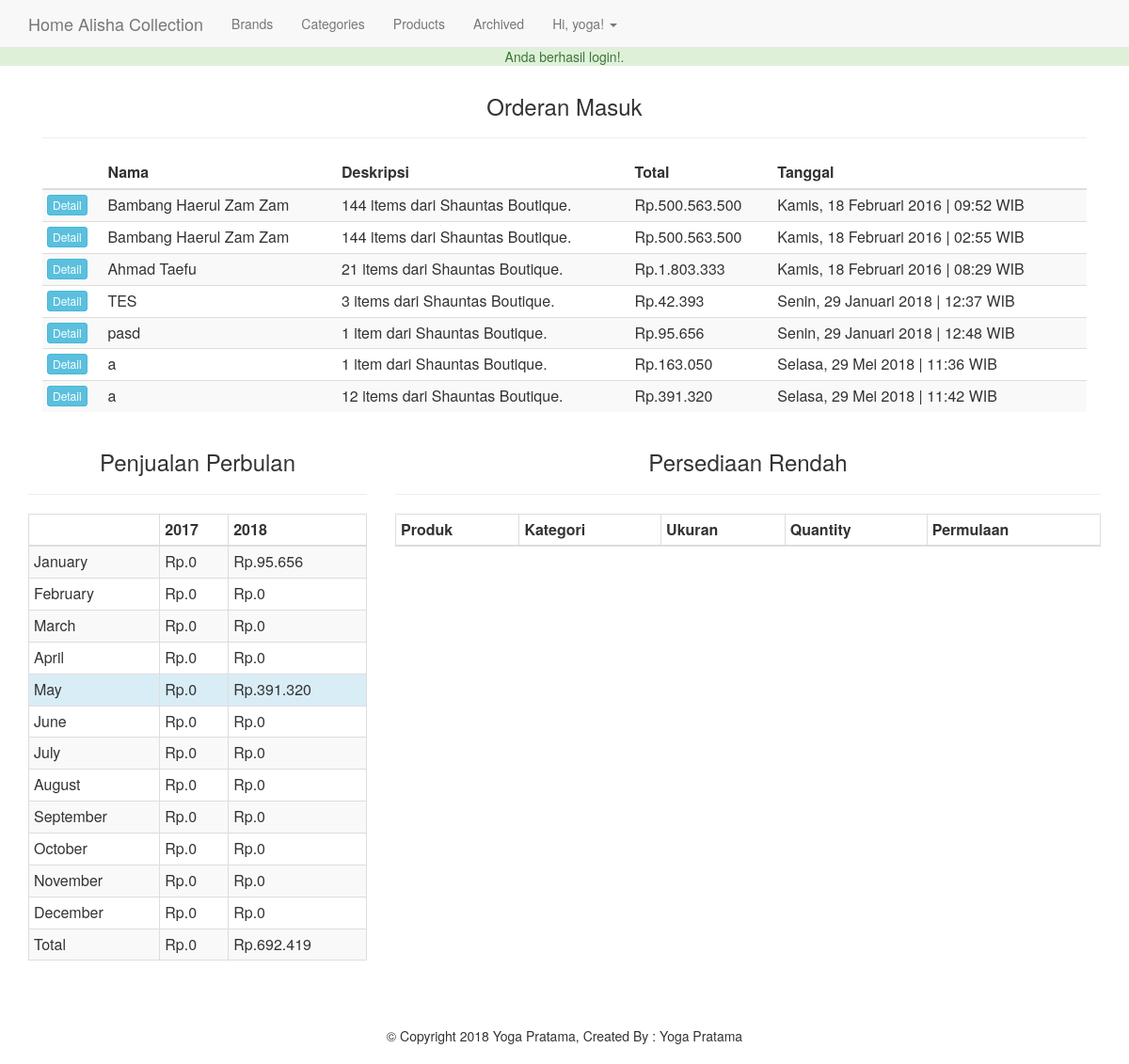
Screenshot of /admin/index.php (signed in) with the database file from the repository.
### tables this page shows
CREATE TABLE IF NOT EXISTS `transactions` (
`id` int(11) NOT NULL,
  `cart_id` int(11) NOT NULL,
  `full_name` varchar(255) NOT NULL,
  `email` varchar(175) NOT NULL,
  `street` varchar(255) NOT NULL,
  `street2` varchar(255) NOT NULL,
  `city` varchar(175) NOT NULL,
  `state` varchar(175) NOT NULL,
  `zip_code` varchar(50) NOT NULL,
  `country` varchar(175) NOT NULL,
  `sub_total` int(255) NOT NULL,
  `tax` int(255) NOT NULL,
  `grand_total` int(255) NOT NULL,
  `description` text NOT NULL,
  `txn_date` datetime NOT NULL,
  `userid` int(11) NOT NULL,
  `paymentmethod` varchar(255) NOT NULL
);

### helpers/helpers.php (called while the page is built, shortened)
<?php
function money($no){
  return 'Rp'.'.'.number_format($no, 0, '.', '.');
}
function indonesian_date ($timestamp = '', $date_format = 'l, j F Y | H:i', $suffix = 'WIB') {
    if (trim ($timestamp) == '')
    {
            $timestamp = time ();
    }
    elseif (!ctype_digit ($timestamp))
    {
        $timestamp = strtotime ($timestamp);
    }
    $date_format = preg_replace ("/S/", "", $date_format);
    $pattern = array (
        '/Mon[^day]/','/Tue[^sday]/','/Wed[^nesday]/','/Thu[^rsday]/',
        '/Fri[^day]/','/Sat[^urday]/','/Sun[^day]/','/Monday/','/Tuesday/',
        '/Wednesday/','/Thursday/','/Friday/','/Saturday/','/Sunday/',
        '/Jan[^uary]/','/Feb[^ruary]/','/Mar[^ch]/','/Apr[^il]/','/May/',
        '/Jun[^e]/','/Jul[^y]/','/Aug[^ust]/','/Sep[^tember]/','/Oct[^ober]/',
        '/Nov[^ember]/','/Dec[^ember]/','/January/','/February/','/March/',
        '/April/','/June/','/July/','/August/','/September/','/October/',
        '/November/','/December/',
    );
    $replace = array ( 'Sen','Sel','Rab','Kam','Jum','Sab','Min',
        'Senin','Selasa','Rabu','Kamis','Jumat','Sabtu','Minggu',
        'Jan','Feb','Mar','Apr','Mei','Jun','Jul','Ags','Sep','Okt','Nov','Des',
        'Januari','Februari','Maret','April','Juni','Juli','Agustus','Sepember',
        'Oktober','November','Desember',
    );
    $date = date ($date_format, $timestamp);
    $date = preg_replace ($pattern, $replace, $date);
    $date = "{$date} {$suffix}";
    return $date;
}

### admin/index.php (the view, shortened to what this page needs)
<?php
require_once '../core/init.php';
include 'includes/head.php';
include 'includes/navigation.php';
$txnQuery = "SELECT t.id, t.cart_id, t.full_name, t.description, t.txn_date, t.grand_total, c.items, c.paid, c.shipped
             FROM transactions t
             LEFT JOIN cart c ON t.cart_id = c.id
             WHERE c.paid = 1 AND c.shipped = 0
             ORDER BY t.txn_date";
$query = $db->query($txnQuery);
?>
<div class="container">
  <div class="col-md-12">
    <h3 class="text-center">Orderan Masuk</h3><hr>
    <table class="table table-condensed table bordered table-striped">
      <thead>
        <th></th><th>Nama</th><th>Deskripsi</th><th>Total</th><th>Tanggal</th>
      </thead>
      <tbody>
        <?php foreach($query as $q): ?>
        <tr>
          <td><a href="orders.php?txn_id=<?=$q['id'];?>" class="btn btn-xs btn-info">Detail</a></td>
          <td><?=$q['full_name'];?></td>
          <td><?=$q['description'];?></td>
          <td><?=money($q['grand_total']);?></td>
          <td><?=indonesian_date($q['txn_date']);?></td>
        </tr>
        <?php endforeach; ?>
      </tbody>
    </table>
  </div>
  <div class="row">
    <?php
      $thisYr = date("Y");
      $lastYr = $thisYr - 1;
      $thisYrQ = $db->query("SELECT grand_total, txn_date FROM transactions WHERE YEAR(txn_date) = '{$thisYr}'");
      $lastYrQ = $db->query("SELECT grand_total, txn_date FROM transactions WHERE YEAR(txn_date) = '{$lastYr}'");
      $current = array();
      $last = array();
      $currentTotal = 0;
      $lastTotal = 0;
      foreach($thisYrQ as $year){
        $month = date("m",strtotime($year['txn_date']));
        if (!array_key_exists($month,$current)) {
          $current[(int)$month] = $year['grand_total'];
        }else{
          $current[(int)$month] += $year['grand_total'];
        }
        $currentTotal += $year['grand_total'];
      }
      foreach($lastYrQ as $last){
          $month = date("m",strtotime($last['txn_date']));
          if (!array_key_exists($month,$current)) {
            $last[(int)$month] = $last['grand_total'];
          }else{
            $last[(int)$month] += $last['grand_total'];
          }
          $lastTotal += $last['grand_total'];
      }
    ?>
    <div class="col-md-4">
      <h3 class="text-center">Penjualan Perbulan</h3><hr>
      <table class="table table-condensed table-striped table-bordered">
        <thead>
          <th></th>
          <th><?=$lastYr;?></th>
          <th><?=$thisYr;?></th>
        </thead>
        <tbody>
          <?php for($i = 1; $i <= 12; $i++):
            $dt = DateTime::createFromFormat('!m',$i)
          ?>
          <tr<?=(date("m") == $i)?' class="info"':'';?>>
            <td><?=$dt->format("F");?></td>
            <td><?=(array_key_exists($i,$last))?money($last[$i]):money(0);?></td>
            <td><?=(array_key_exists($i,$current))?money($current[$i]):money(0);?></td>
          </tr>
          <?php endfor; ?>
          <tr>
            <td>Total</td>
            <td><?=money($lastTotal);?></td>
            <td><?=money($currentTotal);?></td>
          </tr>
        </tbody>
      </table>
    </div>
    <div class="col-md-8">
      <h3 class="text-center">Persediaan Rendah</h3><hr>
      <table class="table table-condensed table-striped table-bordered">
        <thead>
          <th>Produk</th>
          <th>Kategori</th>
          <th>Ukuran</th>
          <th>Quantity</th>
          <th>Permulaan</th>
        </thead>
      </table>
    </div>
  </div>
</div>
<?php include 'includes/footer.php';?>

### core/init.php (shortened to what this page needs)
<?php
$db = mysqli_connect('localhost','root','','tutorial');
require_once BASEURL.'helpers/helpers.php';
if (isset($_SESSION['SBUser'])) {
	$user_id = $_SESSION['SBUser'];
	$query = $db->query("SELECT * FROM users WHERE id = '$user_id'");
	$user_data = mysqli_fetch_assoc($query);
	$fn = explode(' ', $user_data['full_name']);
	$user_data['first'] = $fn[0];
	$user_data['last'] = $fn[1];
}
if(isset($_SESSION['success_flash'])){
	echo '<div class="bg-success"><p class="text-success text-center">'.$_SESSION['success_flash'].'</p></div>';
}

### admin/includes/head.php (shortened to what this page needs)
<!DOCTYPE html>
<html lang="en">
  <head>
    <link href="/tutorial/css/bootstrap.min.css" rel="stylesheet">
    <link href="/tutorial/css/bootstrap.css" rel="stylesheet">
    <link href="/tutorial/css/main.css" rel="stylesheet">
  </head>
  <body>

### admin/includes/navigation.php (shortened to what this page needs)
<nav class="navbar navbar-default navbar-fixed-top">
  <div class="container">
    <a href="/tutorial/admin/index.php" class="navbar-brand">Home Alisha Collection</a>
    <ul class="nav navbar-nav">
      <li><a href="brands.php">Brands</a></li>
      <li><a href="categories.php">Categories</a></li>
      <li><a href="products.php">Products</a></li>
      <li><a href="archived.php">Archived</a></li>
      <li class="dropdown">
        <a href="#" class="dropdown-toggle" data-toggle="dropdown">Hi, <?=$user_data['first'];?>!
          <span class="caret"></span>
        </a>
      </li>
  </div>
</nav>

### admin/includes/footer.php (shortened to what this page needs)
<footer class="text-center" id="footer">&copy; Copyright 2018 Yoga Pratama, Created By : Yoga Pratama</footer>
</body>
</html>

### css/main.css (style rules this page uses)
body { padding-top: 50px; }
#footer { margin-top: 50px; margin-bottom: 20px; }

### rows the page displays
transactions: full_name "Bambang Haerul Zam Zam", description "144 items dari Shauntas Boutique.", grand_total "Rp.500.563.500", txn_date "Kamis, 18 Februari 2016 | 09:52 WIB"
transactions: full_name "Bambang Haerul Zam Zam", description "144 items dari Shauntas Boutique.", grand_total "Rp.500.563.500", txn_date "Kamis, 18 Februari 2016 | 02:55 WIB"
transactions: full_name "Ahmad Taefu", description "21 items dari Shauntas Boutique.", grand_total "Rp.1.803.333", txn_date "Kamis, 18 Februari 2016 | 08:29 WIB"
transactions: full_name "TES", description "3 items dari Shauntas Boutique.", grand_total "Rp.42.393", txn_date "Senin, 29 Januari 2018 | 12:37 WIB"
transactions: full_name "pasd", description "1 item dari Shauntas Boutique.", grand_total "Rp.95.656", txn_date "Senin, 29 Januari 2018 | 12:48 WIB"
transactions: full_name "a", description "1 item dari Shauntas Boutique.", grand_total "Rp.163.050", txn_date "Selasa, 29 Mei 2018 | 11:36 WIB"
transactions: full_name "a", description "12 items dari Shauntas Boutique.", grand_total "Rp.391.320", txn_date "Selasa, 29 Mei 2018 | 11:42 WIB"

### other values shown
$_SESSION['success_flash'] "Anda berhasil login!."
$user_data['first'] "yoga"
$dt->format("F") "January"
money($current[$i]) "Rp.95.656"
$dt->format("F") "February"
$dt->format("F") "March"
$dt->format("F") "April"
$dt->format("F") "May"
$dt->format("F") "June"
$dt->format("F") "July"
$dt->format("F") "August"
$dt->format("F") "September"
$dt->format("F") "October"
$dt->format("F") "November"
$dt->format("F") "December"
